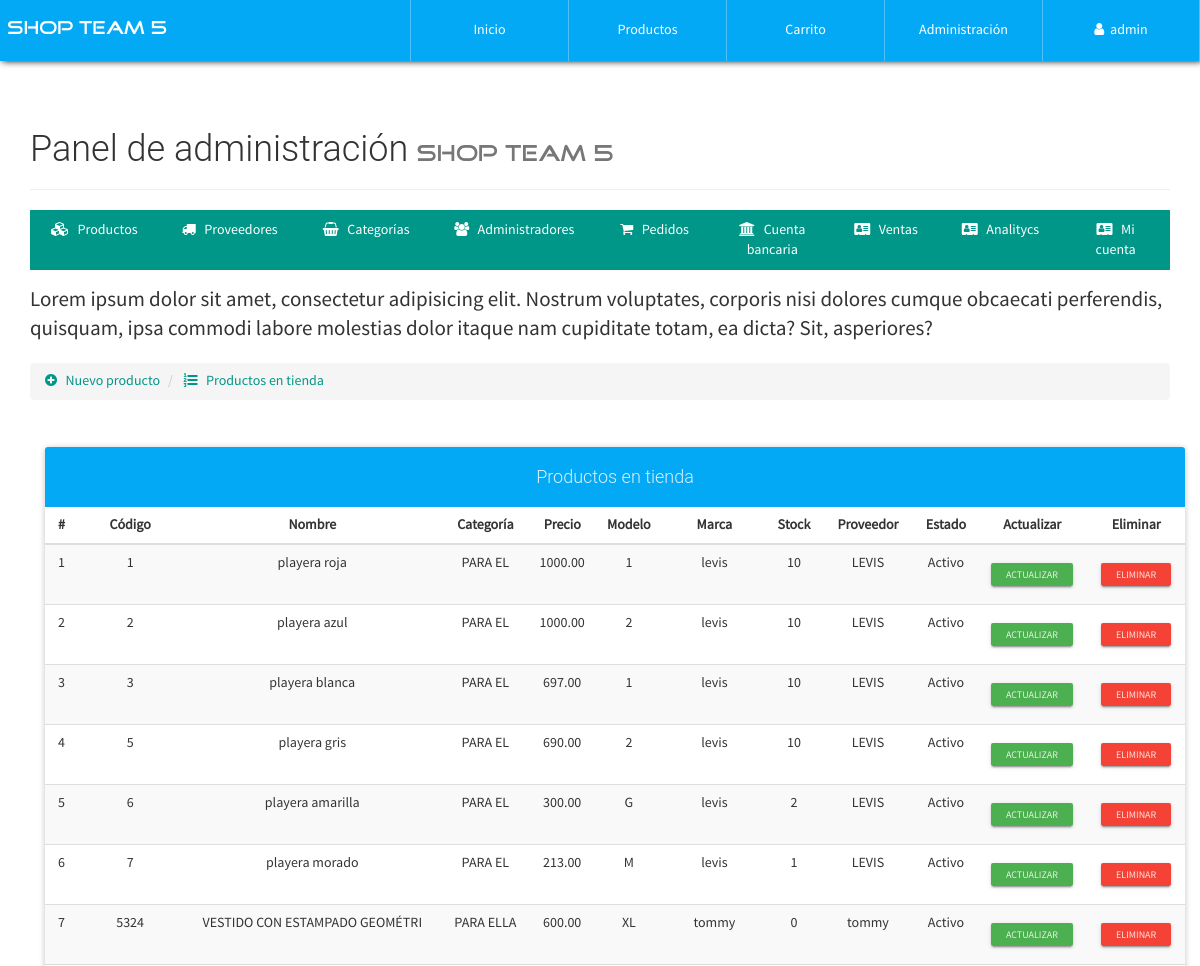
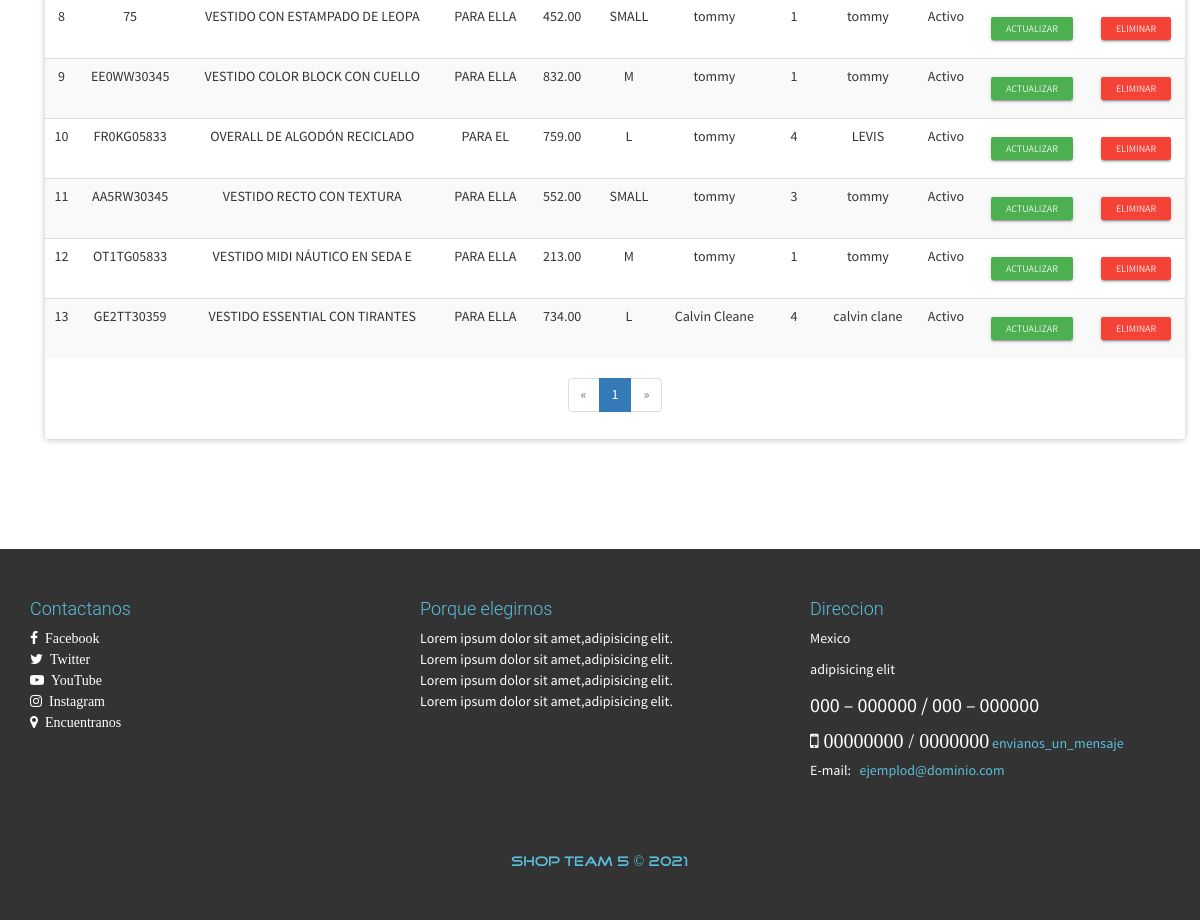
Page /configAdmin.php?view=productlist (signed in) on the committed database (2 pictures, top to bottom).
### tables this page shows
CREATE TABLE `producto` (
  `id` int(20) NOT NULL,
  `CodigoProd` varchar(30) NOT NULL,
  `NombreProd` varchar(30) NOT NULL,
  `CodigoCat` varchar(30) NOT NULL,
  `Precio` decimal(30,2) NOT NULL,
  `Descuento` int(2) NOT NULL,
  `Modelo` varchar(30) NOT NULL,
  `Marca` varchar(30) NOT NULL,
  `Stock` int(20) NOT NULL,
  `NITProveedor` varchar(30) NOT NULL,
  `Imagen` varchar(150) NOT NULL,
  `Nombre` varchar(30) NOT NULL,
  `Estado` varchar(15) NOT NULL
);

CREATE TABLE `categoria` (
  `CodigoCat` varchar(30) NOT NULL,
  `Nombre` varchar(30) NOT NULL,
  `Descripcion` text NOT NULL
);

CREATE TABLE `proveedor` (
  `NITProveedor` varchar(30) NOT NULL,
  `NombreProveedor` varchar(30) NOT NULL,
  `Direccion` varchar(200) NOT NULL,
  `Telefono` varchar(20) NOT NULL,
  `PaginaWeb` varchar(30) NOT NULL
);

### library/consulSQL.php (called while the page is built, shortened)
<?php
class ejecutarSQL {
    public static function conectar(){
        if(!$con=  mysqli_connect(SERVER,USER,PASS,BD)){
            echo "Error en el servidor, verifique sus datos";
        }
        mysqli_set_charset($con, "utf8");
        return $con;
    }
    public static function consultar($query) {
        if (!$consul = mysqli_query(ejecutarSQL::conectar(), $query)) {
            echo 'Error en la consulta SQL ejecutada';
        }
        return $consul;
    }
}

### admin/productlist-view.php (the view, shortened to what this page needs)
<p class="lead">
	Lorem ipsum dolor sit amet, consectetur adipisicing elit. Nostrum voluptates, corporis nisi dolores cumque obcaecati perferendis, quisquam, ipsa commodi labore molestias dolor itaque nam cupiditate totam, ea dicta? Sit, asperiores?
</p>
<ul class="breadcrumb" style="margin-bottom: 5px;">
    <li>
        <a href="configAdmin.php?view=product">
            <i class="fa fa-plus-circle" aria-hidden="true"></i> &nbsp; Nuevo producto
        </a>
    </li>
    <li>
        <a href="configAdmin.php?view=productlist"><i class="fa fa-list-ol" aria-hidden="true"></i> &nbsp; Productos en tienda</a>
    </li>
</ul>
<div class="container">
	<div class="row">
		<div class="col-xs-12">
            <br><br>
            <div class="panel panel-info">
              <div class="panel-heading text-center"><h4>Productos en tienda</h4></div>
                <div class="table-responsive">
                  <table class="table table-striped table-hover">
                      <thead class="">
                          <tr>
                          	  <th class="text-center">#</th>
                              <th class="text-center">Código</th>
                              <th class="text-center">Nombre</th>
                              <th class="text-center">Categoría</th>
                              <th class="text-center">Precio</th>
                              <th class="text-center">Modelo</th>
                              <th class="text-center">Marca</th>
                              <th class="text-center">Stock</th>
                              <th class="text-center">Proveedor</th>
                              <th class="text-center">Estado</th>
                              <th class="text-center">Actualizar</th>
                              <th class="text-center">Eliminar</th>
                          </tr>
                      </thead>
                      <tbody>
                        <?php
                        	$mysqli = mysqli_connect(SERVER, USER, PASS, BD);
							mysqli_set_charset($mysqli, "utf8");
							$pagina = isset($_GET['pag']) ? (int)$_GET['pag'] : 1;
							$regpagina = 30;
							$inicio = ($pagina > 1) ? (($pagina * $regpagina) - $regpagina) : 0;
							$productos=mysqli_query($mysqli,"SELECT SQL_CALC_FOUND_ROWS * FROM producto LIMIT $inicio, $regpagina");
							$totalregistros = mysqli_query($mysqli,"SELECT FOUND_ROWS()");
							$totalregistros = mysqli_fetch_array($totalregistros, MYSQLI_ASSOC);
							$numeropaginas = ceil($totalregistros["FOUND_ROWS()"]/$regpagina);
							$cr=$inicio+1;
                            while($prod=mysqli_fetch_array($productos, MYSQLI_ASSOC)){
                        ?>
                        <tr>
                        	<td class="text-center"><?php echo $cr; ?></td>
                        	<td class="text-center"><?php echo $prod['CodigoProd']; ?></td>
                        	<td class="text-center"><?php echo $prod['NombreProd']; ?></td>
                        	<td class="text-center">
                        		<?php
                        			$categ=ejecutarSQL::consultar("SELECT Nombre FROM categoria WHERE CodigoCat='".$prod['CodigoCat']."'");
                        			$datc=mysqli_fetch_array($categ, MYSQLI_ASSOC);
                        			echo $datc['Nombre'];
                        		?>
                        	</td>
                        	<td class="text-center"><?php echo $prod['Precio']; ?></td>
                        	<td class="text-center"><?php echo $prod['Modelo']; ?></td>
                        	<td class="text-center"><?php echo $prod['Marca']; ?></td>
                        	<td class="text-center"><?php echo $prod['Stock']; ?></td>
                        	<td class="text-center">
                        		<?php
                        			$prov=ejecutarSQL::consultar("SELECT NombreProveedor FROM proveedor WHERE NITProveedor='".$prod['NITProveedor']."'");
                        			$datp=mysqli_fetch_array($prov, MYSQLI_ASSOC);
                        			echo $datp['NombreProveedor'];
                        		?>
                        	</td>
                        	<td class="text-center">
                        		<?php echo $prod['Estado']; ?>
                        	</td>
                        	<td class="text-center">
                        		<a href="configAdmin.php?view=productinfo&code=<?php echo $prod['CodigoProd']; ?>" class="btn btn-raised btn-xs btn-success">Actualizar</a>
                        	</td>
                        	<td class="text-center">
                        		<form action="process/delprod.php" method="POST" class="FormCatElec" data-form="delete">
                        			<button type="submit" class="btn btn-raised btn-xs btn-danger">Eliminar</button>
                        		</form>
                        	</td>
                        </tr>
                        <?php
                        	$cr++;
                        	}
                        ?>
                      </tbody>
                  </table>
                </div>
                <?php if($numeropaginas>=1): ?>
              	<div class="text-center">
                  <ul class="pagination">
                    <?php if($pagina == 1): ?>
                        <li class="disabled">
                            <a>
                                <span aria-hidden="true">&laquo;</span>
                            </a>
                        </li>
                    <?php endif; ?>
                    <?php
                        for($i=1; $i <= $numeropaginas; $i++ ){
                            if($pagina == $i){
                                echo '<li class="active"><a href="configAdmin.php?view=productlist&pag='.$i.'">'.$i.'</a></li>';
                            }else{
                                echo '<li><a href="configAdmin.php?view=productlist&pag='.$i.'">'.$i.'</a></li>';
                            }
                        }
                    ?>
                    <?php if($pagina == $numeropaginas): ?>
                        <li class="disabled">
                            <a>
                                <span aria-hidden="true">&raquo;</span>
                            </a>
                        </li>
                    <?php endif; ?>
                  </ul>
                </div>
                <?php endif; ?>
            </div>
        </div>
	</div>
</div>

### rows in the picture
producto: CodigoProd "1", NombreProd "playera roja", CodigoCat.Nombre "PARA EL", Precio "1000.00", Modelo "1", Marca "levis", Stock "10", NITProveedor.NombreProveedor "LEVIS", Estado "Activo"
producto: CodigoProd "2", NombreProd "playera azul", CodigoCat.Nombre "PARA EL", Precio "1000.00", Modelo "2", Marca "levis", Stock "10", NITProveedor.NombreProveedor "LEVIS", Estado "Activo"
producto: CodigoProd "3", NombreProd "playera blanca", CodigoCat.Nombre "PARA EL", Precio "697.00", Modelo "1", Marca "levis", Stock "10", NITProveedor.NombreProveedor "LEVIS", Estado "Activo"
producto: CodigoProd "5", NombreProd "playera gris", CodigoCat.Nombre "PARA EL", Precio "690.00", Modelo "2", Marca "levis", Stock "10", NITProveedor.NombreProveedor "LEVIS", Estado "Activo"
producto: CodigoProd "6", NombreProd "playera amarilla", CodigoCat.Nombre "PARA EL", Precio "300.00", Modelo "G", Marca "levis", Stock "2", NITProveedor.NombreProveedor "LEVIS", Estado "Activo"
producto: CodigoProd "7", NombreProd "playera morado", CodigoCat.Nombre "PARA EL", Precio "213.00", Modelo "M", Marca "levis", Stock "1", NITProveedor.NombreProveedor "LEVIS", Estado "Activo"
producto: CodigoProd "5324", NombreProd "VESTIDO CON ESTAMPADO GEOMÉTRI", CodigoCat.Nombre "PARA ELLA", Precio "600.00", Modelo "XL", Marca "tommy", Stock "0", NITProveedor.NombreProveedor "tommy", Estado "Activo"
producto: CodigoProd "75", NombreProd "VESTIDO CON ESTAMPADO DE LEOPA", CodigoCat.Nombre "PARA ELLA", Precio "452.00", Modelo "SMALL", Marca "tommy", Stock "1", NITProveedor.NombreProveedor "tommy", Estado "Activo"
producto: CodigoProd "EE0WW30345", NombreProd "VESTIDO COLOR BLOCK CON CUELLO", CodigoCat.Nombre "PARA ELLA", Precio "832.00", Modelo "M", Marca "tommy", Stock "1", NITProveedor.NombreProveedor "tommy", Estado "Activo"
producto: CodigoProd "FR0KG05833", NombreProd "OVERALL DE ALGODÓN RECICLADO", CodigoCat.Nombre "PARA EL", Precio "759.00", Modelo "L", Marca "tommy", Stock "4", NITProveedor.NombreProveedor "LEVIS", Estado "Activo"
producto: CodigoProd "AA5RW30345", NombreProd "VESTIDO RECTO CON TEXTURA", CodigoCat.Nombre "PARA ELLA", Precio "552.00", Modelo "SMALL", Marca "tommy", Stock "3", NITProveedor.NombreProveedor "tommy", Estado "Activo"
producto: CodigoProd "OT1TG05833", NombreProd "VESTIDO MIDI NÁUTICO EN SEDA E", CodigoCat.Nombre "PARA ELLA", Precio "213.00", Modelo "M", Marca "tommy", Stock "1", NITProveedor.NombreProveedor "tommy", Estado "Activo"
producto: CodigoProd "GE2TT30359", NombreProd "VESTIDO ESSENTIAL CON TIRANTES", CodigoCat.Nombre "PARA ELLA", Precio "734.00", Modelo "L", Marca "Calvin Cleane", Stock "4", NITProveedor.NombreProveedor "calvin clane", Estado "Activo"

### other values in the picture
$_SESSION['nombreAdmin'] "admin"
